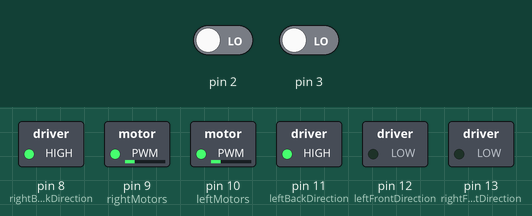
Recording of a sketch running on a simulated Arduino Uno, built with avr-gcc and run on an emulated ATmega328P. On the bench: switched loads named in the sketch (green lamp = pin HIGH). Inputs (shaded band) come from the test bench; at power-on: pin 2 LOW, pin 3 LOW. What the sketch prints to the serial monitor is not drawn.

Above: at 0.1 s.
Timing chart, 0 to 1.6 s (numbered marks = the images above):
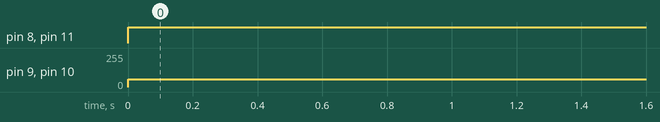

Measured:
- by itself, pin 8 (rightBackDirection), pin 11 (leftBackDirection): LOW → HIGH at 0.00 s
- by itself, pin 9 (rightMotors), pin 10 (leftMotors): 0/255 → 60/255 at 0.00 s

The sketch:

tweede_test.ino
```cpp
/*
 *4-Wetenschappelijk project
 *lijnvolgende robot
 *tweede test
 *encoders included
 *09/03/2017
 */

//initialiatie globale variablen


 //interrupt pinnen
 const byte interruptA = 0;//dit is pin 2
 const byte interruptB = 1;//dit is pin 3
 //directies
 const byte FWD = 0;
 const byte BWD = 1;
 //snelheid
 const byte spd = 40;
 const byte offset = 10;
 //digital reads
  byte F,B,L,R,S;
 //encoder ticks
 int tickA = 0;
 int tickB = 0;
 const byte leftMotors=10;//pwm pinnen
 const byte rightMotors=9;//pwm pinnen
 const byte leftFrontDirection=12; // Channel 3 motor
 const byte rightFrontDirection=13; //Channel 4 motor
 const byte leftBackDirection=11;// Channel 1 motor
 const byte rightBackDirection=8; // Channel 2 motor
 const byte frtSensor=4;  //front sensor
 const byte cntSensor=5;  //center sensor
 const byte lftSensor=6;  //left sensor
 const byte rgtSensor=7;  //right sensor
 const byte stpButton=A0;  //stop button
//interrupt handlers
  void isrA(){
    tickA++;
    printf("rechterkant %d\n",tickA);
  }

  void isrB(){
    tickB++;
    printf("linkerkant %d\n",tickB);
  }
//code die in het begin wordt uitgevoerd
void setup() {
  //interrupts attachment
   attachInterrupt (interruptA, isrA, CHANGE);
  attachInterrupt (interruptB, isrB, CHANGE);
  //OUTPUT PWM PINNEN
  pinMode(leftMotors,OUTPUT);
  pinMode(rightMotors,OUTPUT);
  //OUTPUT pinnen
  pinMode(rightFrontDirection,OUTPUT);
  pinMode(leftBackDirection,OUTPUT);
  pinMode(leftFrontDirection,OUTPUT);
  pinMode(rightBackDirection,OUTPUT);
  Serial.begin(9600);
}
//de loop die constant wordt uitgevoerd
void loop() {
  Serial.print("linkerkant ");
  Serial.println(tickB);
  Serial.print("rechterkant ");
  Serial.println(tickA);
  tickA=0;
  tickB=0;
  while(tickA<300 && tickB<300){
    int verschil = tickA-tickB;
    Serial.println(verschil);
    if(verschil > 50){
      correctRight(spd);
    }
    else{
      forward(60);
    }
  }
  emergencyStop();
}
//functie die de motoren test door de robot links en daarna rechts te doen draaien
void forward(byte velocity) {
  digitalWrite(leftFrontDirection,0);
  digitalWrite(rightFrontDirection,0);
  digitalWrite(leftBackDirection,1);
  digitalWrite(rightBackDirection,1);
  analogWrite(leftMotors,velocity);
  analogWrite(rightMotors,velocity);
}
//functie om de robot tot stilstand te brengen
void emergencyStop() {
    analogWrite(leftMotors,0);
    analogWrite(rightMotors,0);
}
//functie om de robot links te doen bewegen
void left(byte velocity) {
  digitalWrite(leftFrontDirection,1);
  digitalWrite(rightFrontDirection,0);
  digitalWrite(leftBackDirection,0);
  digitalWrite(rightBackDirection,1);
  analogWrite(leftMotors,velocity);
  analogWrite(rightMotors,velocity);
}

//functie om de robot rechts te doen bewegen
void right(byte velocity) {
  digitalWrite(leftFrontDirection,0);
  digitalWrite(rightFrontDirection,1);
  digitalWrite(leftBackDirection,1);
  digitalWrite(rightBackDirection,0);
  analogWrite(leftMotors,velocity);
  analogWrite(rightMotors,velocity);
}

//functie om linkse afwijking op te vangen
void correctLeft(byte velocity) {
  digitalWrite(leftFrontDirection,0);
  digitalWrite(rightFrontDirection,0);
  digitalWrite(leftBackDirection,1);
  digitalWrite(rightBackDirection,1);
  analogWrite(rightMotors,velocity-offset);
  analogWrite(leftMotors,velocity+offset);
}
//functie om rechtse afwijking op te vangen
void correctRight(byte velocity) {
  digitalWrite(leftFrontDirection,0);
  digitalWrite(rightFrontDirection,0);
  digitalWrite(leftBackDirection,1);
  digitalWrite(rightBackDirection,1);
  analogWrite(leftMotors,velocity-offset);
  analogWrite(rightMotors,velocity+offset);
}
```
